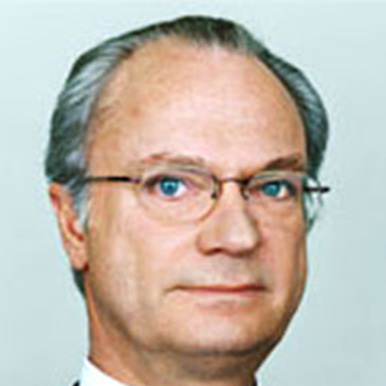
%> input picture Matlab files/test.jpg, 386 x 386 px
$ octave --eval "result = tnm034(imread('test.jpg'));"   (GNU Octave 9; MATLAB toolbox functions it lacks are replaced by stand-ins)
%> lines starting %> are read from the running program, lines starting %| are printed output that depends on the picture; in (x1, y1, x2, y2) boxes, pixels count from 0 and x2, y2 are one past the last pixel; in counts of white or black regions, pixels touching at a corner belong together; the program's own positions count from 1
### Matlab files/editImages.m
function [editedImage] = editImages(image)

    originalImage = im2double(image);

    % Step 1: Convert to gray so we can get the mean luminance.
    grayImage = rgb2gray(originalImage);
    J = imadjust(grayImage);
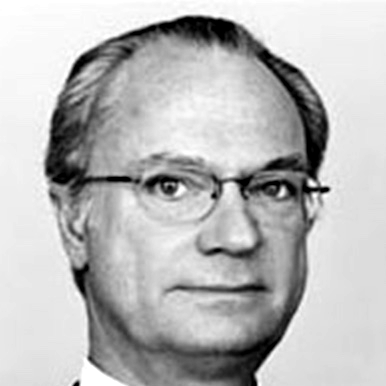
%> J: size 386x386 double; min 0, max 1, mean 0.729
    %J = imadjust(grayImage,[],[]);

    % Step 2: Extract the individual red, green, and blue color channels.
    redChannel = originalImage(:, :, 1);
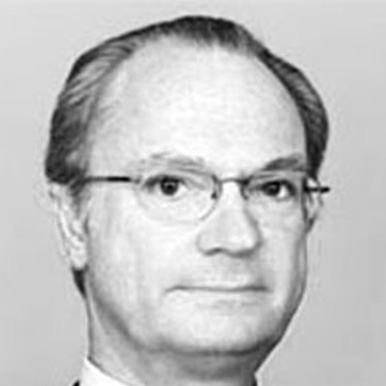
%> redChannel: size 386x386 double; min 0, max 1, mean 0.757
    greenChannel = originalImage(:, :, 2);
    blueChannel = originalImage(:, :, 3);
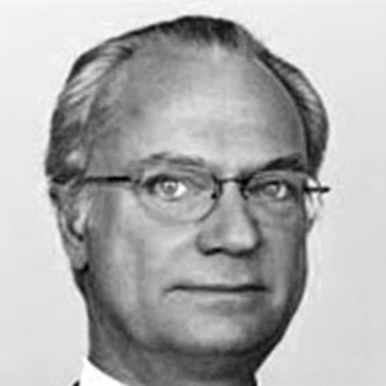
%> blueChannel: size 386x386 double; min 0, max 1, mean 0.678

    % Step 3: Mean
    meanRed = mean2(redChannel);
%> meanRed = 0.757
    meanGreen = mean2(greenChannel);
%> meanGreen = 0.722
    meanBlue = mean2(blueChannel);
%> meanBlue = 0.678
    meanGray = mean2(J);
%> meanGray = 0.729

    % Step 4: Make all channels have the same mean
    redChannel = (redChannel * meanGray / meanRed);
    greenChannel = (greenChannel * meanGray / meanGreen);
    blueChannel = (blueChannel * meanGray / meanBlue);

    % Step 5: Recombine separate color channels into a single, true color RGB image.
    editedImage = cat(3, redChannel, greenChannel, blueChannel);
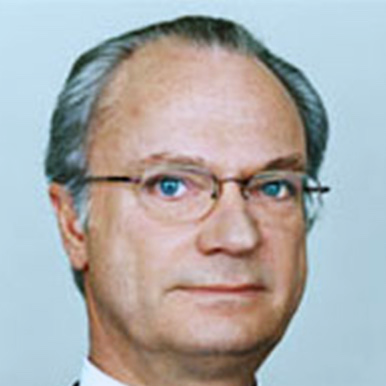
%> editedImage: size 386x386x3 double; mean R, G, B 0.729, 0.729, 0.729; drawn with min black and max white
    editedImage = min(editedImage, 1);

    % [6 lines of commented-out code are left out]
end

### Matlab files/faceDetection.m
function [faceMask] = faceDetection(editedImage)

    % Step 1: Create YCbCr image
    % Converts the truecolor image RGB to the equivalent image in the YCbCr color space
    ycbcrImage = rgb2ycbcr(editedImage);
%> ycbcrImage: size 386x386x3 double; mean of channels 1, 2, 3 0.688, 0.501, 0.502

    yImage = ycbcrImage(:,:,1);
    cbImage = ycbcrImage(:,:,2);
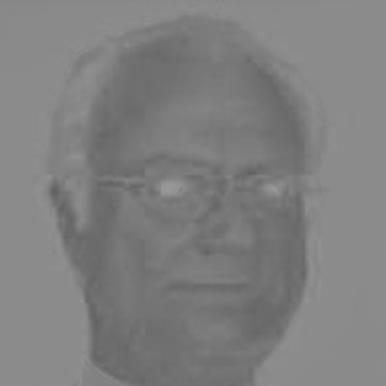
%> cbImage: size 386x386 double; min 0.384, max 0.605, mean 0.501
    crImage = ycbcrImage(:,:,3);
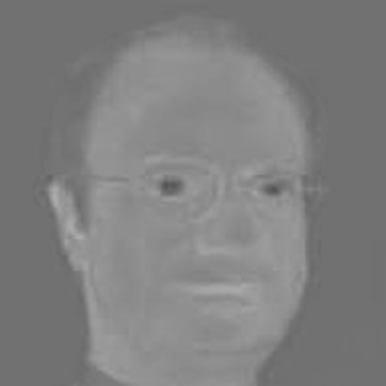
%> crImage: size 386x386 double; min 0.33, max 0.68, mean 0.502

    % Step 2: Convert crImage into a binary image using a threshold
    threshold = graythresh(crImage);
%> threshold = 0.502
    imageMask = im2bw(crImage, threshold);
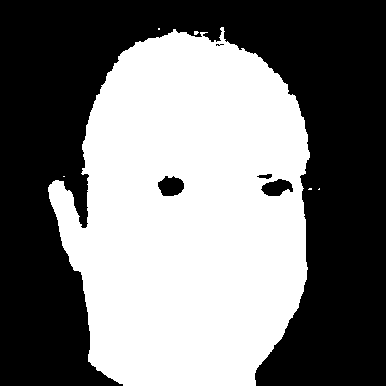
%> imageMask: size 386x386 logical; 47.2% white; 6 white regions (5 under 20 px), largest, box (x1, y1, x2, y2) and area: (48, 27, 310, 386) 70350

    % Step 3: Morphological operations
    morphMask = bwmorph(imageMask, 'open');
%> morphMask: size 386x386 logical; 47.2% white; 3 white regions (2 under 20 px), largest, box (x1, y1, x2, y2) and area: (48, 29, 310, 386) 70277

    se = strel('sphere', 9);
    morphMask = imdilate(morphMask,se);
%> morphMask: size 386x44 logical; every value is 1

    % Step 4: Combine original image with the mask
%> the run ends on the next line
    faceMask = editedImage .* morphMask;

end

### Matlab files/tnm034.m
function [id] = tnm034(im)

    % Group: Sandra Pettersson, Hanna Johansson, Cornelia Aksell, Madeleine Rapp
    % im: Image of unknown face, RGB-image in uint8 format in the range [0,255]
    % id: The identity number (integer) of the identified person

    % RUN "processDB" ONE TIME BEFORE THIS FUNCTION

    close all;

    % Run the face detection for the image im to be compared with the db
    disp('--- Processing the input image.. ---');
    editedImage = editImages(im);
    faceMask = faceDetection(editedImage);
    [leftEyeCoordsIm, rightEyeCoordsIm] = faceAlignment(editedImage, faceMask);
    cropedIm = cropImage(leftEyeCoordsIm, rightEyeCoordsIm, editedImage);

    % Match the input image with the database images
    id = compareFace(cropedIm);

end
